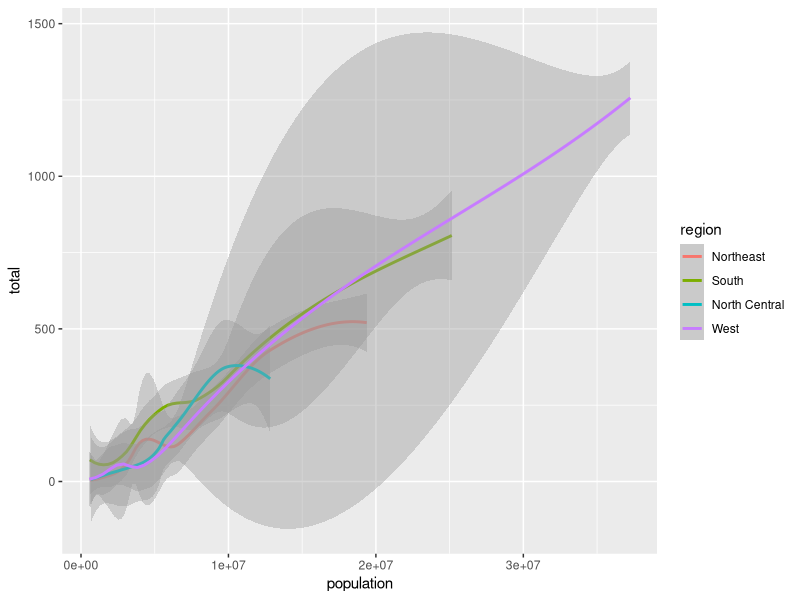
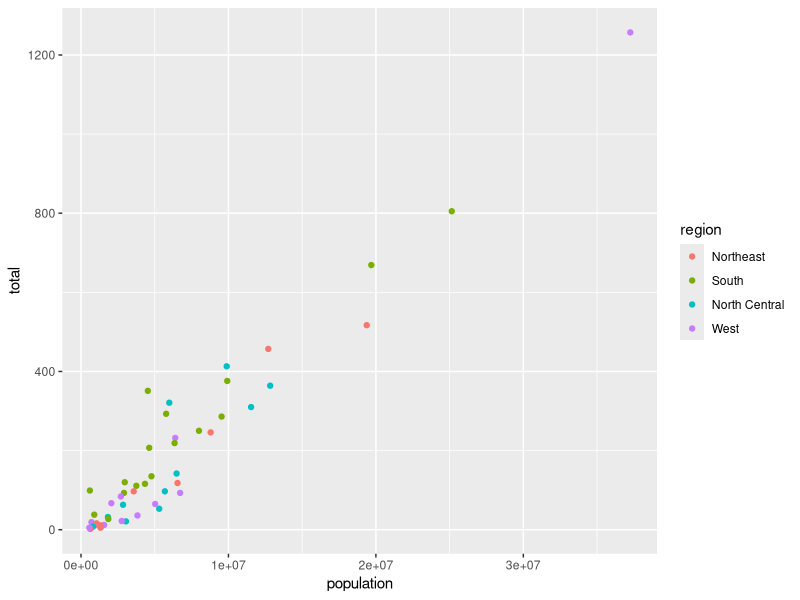

Reproduce these figures in R, in order.
library(dslabs)
library(dplyr)
library(ggplot2)
data(murders)

murders %>% ggplot(aes(population, total, label = abb, color = region))+
  geom_smooth()

murders %>% ggplot(aes(population, total, label = abb, color = region))+
  geom_point()  
